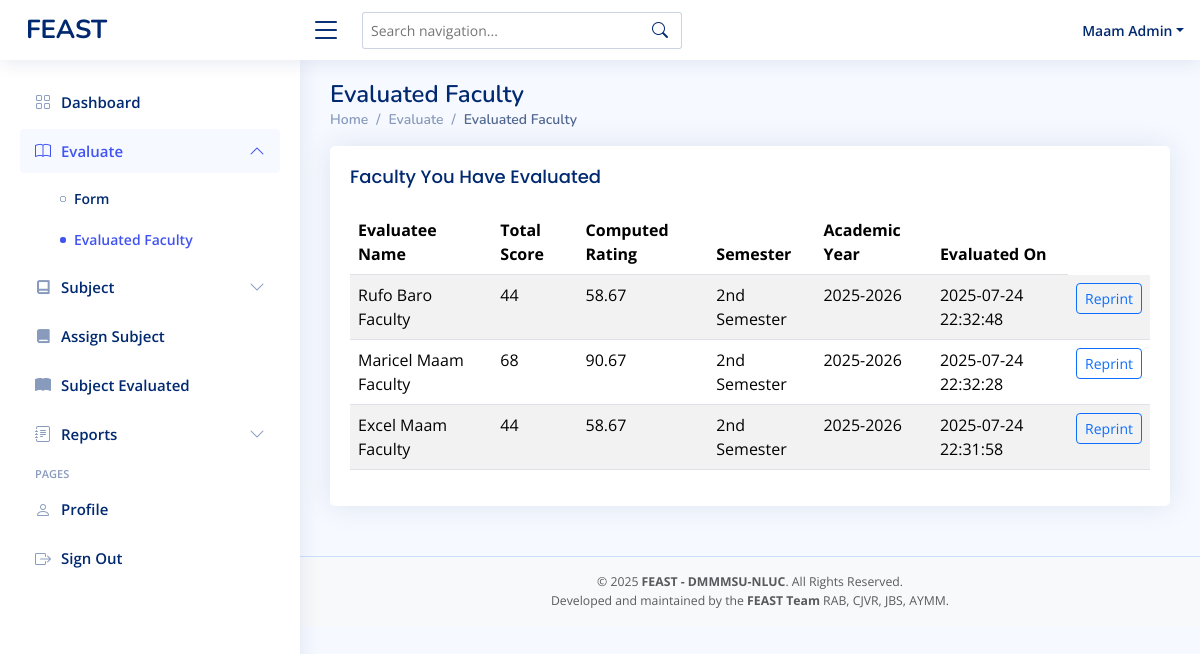
The app's page /admin-evaluatedfaculty.php (signed in), older data.
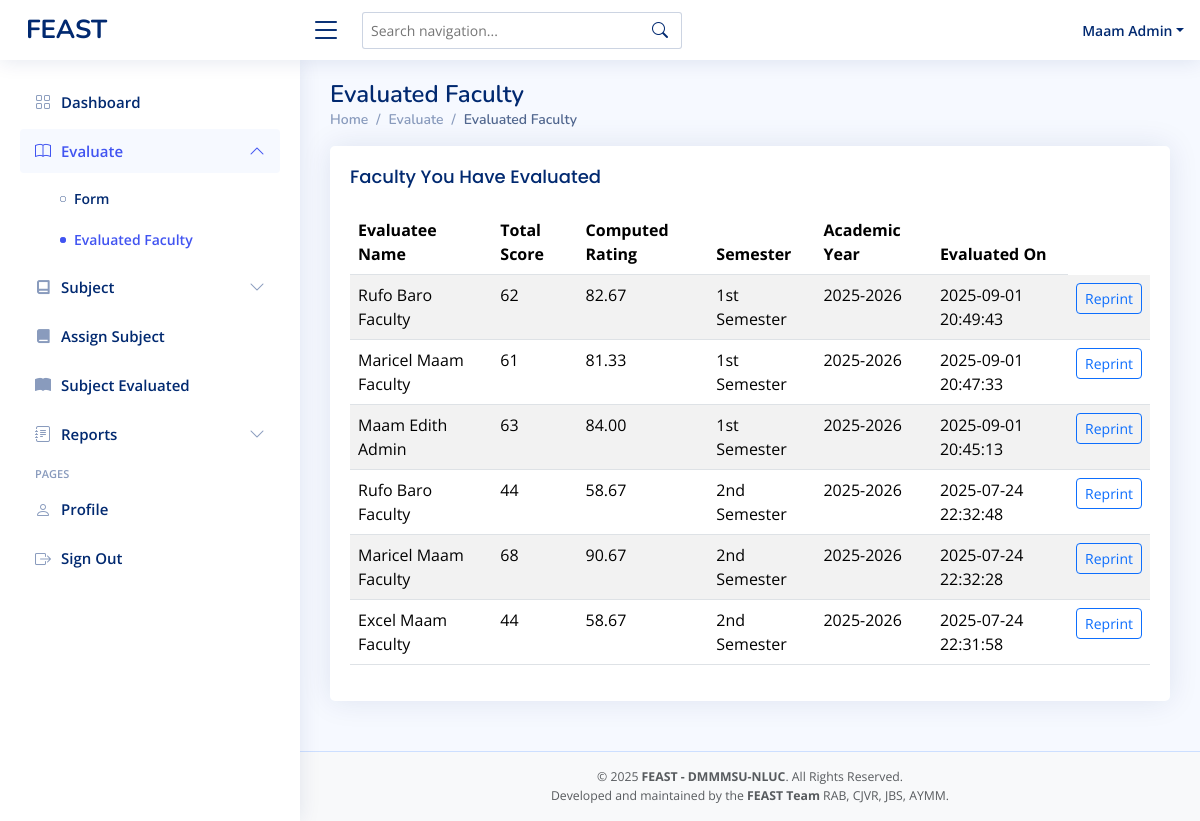
The same page, newer data.
### tables this page shows
CREATE TABLE `admin_evaluation` (
  `id` int(11) NOT NULL,
  `evaluator_id` varchar(50) NOT NULL,
  `evaluatee_id` varchar(50) NOT NULL,
  `evaluator_position` varchar(50) NOT NULL,
  `academic_year` varchar(20) NOT NULL,
  `semester` enum('1st Semester','2nd Semester','Summer') NOT NULL,
  `total_score` int(11) NOT NULL,
  `computed_rating` decimal(5,2) NOT NULL,
  `comments` text DEFAULT NULL,
  `department` varchar(100) DEFAULT NULL,
  `evaluation_date` datetime DEFAULT current_timestamp()
);

CREATE TABLE `faculty` (
  `idnumber` varchar(11) NOT NULL,
  `first_name` varchar(50) NOT NULL,
  `mid_name` varchar(50) NOT NULL,
  `last_name` varchar(50) NOT NULL,
  `password` varchar(50) DEFAULT NULL,
  `department` varchar(50) NOT NULL,
  `faculty_rank` varchar(50) DEFAULT NULL,
  `role` varchar(50) NOT NULL DEFAULT 'faculty',
  `status` varchar(11) NOT NULL DEFAULT 'active'
);

### admin-evaluatedfaculty.php (the view, shortened to what this page needs)
<?php
include 'conn/conn.php';
$evaluator_id = $_SESSION['idnumber'];
$query = "SELECT
            ae.id,
            ae.evaluatee_id,
            f.first_name, f.mid_name, f.last_name,
            ae.total_score,
            ae.computed_rating,
            ae.academic_year,
            ae.semester,
            ae.evaluation_date
          FROM admin_evaluation ae
          JOIN faculty f ON ae.evaluatee_id = f.idnumber
          WHERE ae.evaluator_id = ?
          ORDER BY ae.evaluation_date DESC";
$stmt = $conn->prepare($query);
$stmt->bind_param("s", $evaluator_id);
$stmt->execute();
$result = $stmt->get_result();
?>
<!DOCTYPE html>
<html lang="en">
<head>
  <?php include 'head.php' ?>
</head>
<body>
  <?php include 'admin-header.php' ?>
  <?php include 'admin-sidebar.php' ?>
  <main id="main" class="main">
    <div class="pagetitle">
      <h1>Evaluated Faculty</h1>
      <nav>
        <ol class="breadcrumb">
          <li class="breadcrumb-item"><a href="admin-dashboard.php">Home</a></li>
          <li class="breadcrumb-item">Evaluate</li>
          <li class="breadcrumb-item active">Evaluated Faculty</li>
        </ol>
      </nav>
    </div>
    <section class="section">
      <div class="card">
        <div class="card-body">
          <h5 class="card-title">Faculty You Have Evaluated</h5>
          <div class="table-responsive">
            <table class="table table-striped datatable">
              <thead>
                <tr>
                  <th>Evaluatee Name</th>
                  <th>Total Score</th>
                  <th>Computed Rating</th>
                  <th>Semester</th>
                  <th>Academic Year</th>
                  <th>Evaluated On</th>
                </tr>
              </thead>
              <tbody>
                <?php if ($result->num_rows > 0): ?>
                  <?php while ($row = $result->fetch_assoc()): ?>
                    <tr>
                      <td class="text-capitalize"><?= htmlspecialchars($row['first_name'] . ' ' . $row['mid_name'] . ' ' . $row['last_name']) ?></td>
                      <td><?= htmlspecialchars($row['total_score']) ?></td>
                      <td><?= htmlspecialchars($row['computed_rating']) ?></td>
                      <td><?= htmlspecialchars($row['semester']) ?></td>
                      <td><?= htmlspecialchars($row['academic_year']) ?></td>
                      <td><?= htmlspecialchars($row['evaluation_date']) ?></td>
                      <td>
                        <a href="admin-evaluation-reprint-fpdf.php?evaluatee_id=<?= urlencode($row['evaluatee_id']) ?>&academic_year=<?= urlencode($row['academic_year']) ?>&semester=<?= urlencode($row['semester']) ?>"
                          class="btn btn-sm btn-outline-primary" target="_blank">
                          Reprint
                        </a>
                      </td>
                    </tr>
                  <?php endwhile; ?>
                <?php else: ?>
                  <tr>
                    <td colspan="5" class="text-center">You have not evaluated any faculty peers yet.</td>
                  </tr>
                <?php endif; ?>
              </tbody>
            </table>
          </div>
        </div>
      </div>
    </section>
  </main>
  <?php include 'footer.php' ?>
</body>
</html>

### head.php (shortened to what this page needs)
<link href="vendors/bootstrap/css/bootstrap.min.css" rel="stylesheet">
<link href="vendors/bootstrap-icons/bootstrap-icons.css" rel="stylesheet">
<link href="vendors/boxicons/css/boxicons.min.css" rel="stylesheet">
<link href="vendors/quill/quill.snow.css" rel="stylesheet">
<link href="vendors/quill/quill.bubble.css" rel="stylesheet">
<link href="vendors/remixicon/remixicon.css" rel="stylesheet">
<link href="vendors/simple-datatables/style.css" rel="stylesheet">
<link href="assets/css/style.css" rel="stylesheet">

### admin-header.php (shortened to what this page needs)
<header id="header" class="header fixed-top d-flex align-items-center">
  <div class="d-flex align-items-center justify-content-between">
    <a href="admin-dashboard.php" class="logo d-flex align-items-center">
      <span class="d-none d-lg-block">FEAST</span>
    </a>
    <i class="bi bi-list toggle-sidebar-btn"></i>
  </div>
  <div class="search-bar position-relative">
    <form class="search-form d-flex align-items-center" onsubmit="return false;">
      <input type="text" id="navSearch" placeholder="Search navigation..." autocomplete="off">
      <button type="submit" title="Search"><i class="bi bi-search"></i></button>
    </form>
  </div>
  <nav class="header-nav ms-auto">
    <ul class="d-flex align-items-center">
      <li class="nav-item dropdown pe-3">
        <a class="nav-link nav-profile d-flex align-items-center pe-0" href="#" data-bs-toggle="dropdown">
          <span class="d-none d-md-block dropdown-toggle ps-2 text-capitalize"><?php echo $_SESSION['first_name'] . ' ' . $_SESSION['last_name']; ?></span>
        </a>
      </li>
    </ul>
  </nav>
</header>

### admin-sidebar.php (shortened to what this page needs)
<?php
  $current_page = basename($_SERVER['PHP_SELF']);
?>
<aside id="sidebar" class="sidebar">
  <ul class="sidebar-nav" id="sidebar-nav">
    <li class="nav-item">
      <a class="nav-link <?= $current_page == 'admin-dashboard.php' ? '' : 'collapsed' ?>" href="admin-dashboard.php">
        <i class="bi bi-grid"></i>
        <span>Dashboard</span>
      </a>
    </li>
    <li class="nav-item">
      <?php
        $evaluate_pages = ['admin-evaluate.php','admin-evaluatedfaculty.php'];
        $is_evaluate_active = in_array($current_page, $evaluate_pages);
      ?>
      <a class="nav-link <?= $is_evaluate_active ? '' : 'collapsed' ?>" data-bs-target="#charts-nav" data-bs-toggle="collapse" href="#">
        <i class="bi bi-book"></i><span>Evaluate</span><i class="bi bi-chevron-down ms-auto"></i>
      </a>
      <ul id="charts-nav" class="nav-content collapse <?= $is_evaluate_active ? 'show' : '' ?>" data-bs-parent="#sidebar-nav">
        <li>
          <a href="admin-evaluate.php" class="<?= $current_page == 'admin-evaluate.php' ? 'active' : '' ?>">
            <i class="bi bi-circle"></i><span>Form</span>
          </a>
        </li>
        <li>
          <a href="admin-evaluatedfaculty.php" class="<?= $current_page == 'admin-evaluatedfaculty.php' ? 'active' : '' ?>">
            <i class="bi bi-circle"></i><span>Evaluated Faculty</span>
          </a>
        </li>
      </ul>
    </li>
    <li class="nav-item">
      <?php
        $subject_pages = ['admin-subjectlist.php','admin-subjectadding.php'];
        $is_subject_active = in_array($current_page, $subject_pages);
      ?>
      <a class="nav-link <?= $is_subject_active ? '' : 'collapsed' ?>" data-bs-target="#subject" data-bs-toggle="collapse" href="#">
        <i class="ri-book-line"></i><span>Subject</span><i class="bi bi-chevron-down ms-auto"></i>
      </a>
    </li>
    <li class="nav-item">
      <a class="nav-link <?= $current_page == 'admin-studentsubject.php' ? '' : 'collapsed' ?>" href="admin-studentsubject.php">
        <i class="ri-book-fill"></i>
        <span>Assign Subject</span>
      </a>
    </li>
    <li class="nav-item">
      <a class="nav-link <?= $current_page == 'admin-evaluatedsubject.php' ? '' : 'collapsed' ?>" href="admin-evaluatedsubject.php">
        <i class="bi bi-book-fill"></i>
        <span>Subject Evaluated</span>
      </a>
    </li>
    <li class="nav-item">
      <?php
        $report_pages = [
          'admin-individualreport.php',
          'admin-acknowledgementreport.php',
          'admin-overallreport-set.php',
          'admin-overallreport-sef.php',
          'admin-overallreport.php',
          'admin-pastrecords.php'
        ];
        $is_report_active = in_array($current_page, $report_pages);
      ?>
      <a class="nav-link <?= $is_report_active ? '' : 'collapsed' ?>" data-bs-target="#reports" data-bs-toggle="collapse" href="#">
        <i class="bi bi-journal-text"></i><span>Reports</span><i class="bi bi-chevron-down ms-auto"></i>
      </a>
    </li>
    <li class="nav-heading">Pages</li>
    <li class="nav-item">
      <a class="nav-link <?= $current_page == 'admin-user-profile.php' ? '' : 'collapsed' ?>" href="admin-user-profile.php">
        <i class="bi bi-person"></i>
        <span>Profile</span>
      </a>
    </li>
    <li class="nav-item">
      <a class="nav-link collapsed" href="logout.php">
        <i class="bi bi-box-arrow-right"></i>
        <span>Sign Out</span>
      </a>
    </li>
  </ul>
</aside>

### footer.php
<footer id="footer" class="footer bg-light text-center py-3">
  <div class="container">
    <div class="text-muted small">
      &copy; <?= date('Y') ?> <strong><span>FEAST - DMMMSU-NLUC</span></strong>. All Rights Reserved.
    </div>
    <div class="text-muted small">
      Developed and maintained by the <strong>FEAST Team</strong> RAB, CJVR, JBS, AYMM.
    </div>
  </div>
</footer>

### assets/css/style.css (style rules this page uses)
:root { scroll-behavior: smooth; }
body { font-family: "Open Sans", sans-serif; background: #f6f9ff; color: #444444; }
a { color: #4154f1; text-decoration: none; }
h1, h2, h3, h4, h5, h6 { font-family: "Nunito", sans-serif; }
#main { margin-top: 60px; padding: 20px 30px; transition: all 0.3s; }
.pagetitle { margin-bottom: 10px; }
.pagetitle h1 { font-size: 24px; margin-bottom: 0; font-weight: 600; color: #012970; }
.card { margin-bottom: 30px; border: none; border-radius: 5px; box-shadow: 0px 0 30px rgba(1, 41, 112, 0.1); }
.card-title { padding: 20px 0 15px 0; font-size: 18px; font-weight: 500; color: #012970; font-family: "Poppins", sans-serif; }
.card-body { padding: 0 20px 20px 20px; }
.breadcrumb { font-size: 14px; font-family: "Nunito", sans-serif; color: #899bbd; font-weight: 600; }
.breadcrumb a { color: #899bbd; transition: 0.3s; }
.breadcrumb .breadcrumb-item::before { color: #899bbd; }
.breadcrumb .active { color: #51678f; font-weight: 600; }
.logo { line-height: 1; }
@media (min-width: 1200px) { .logo { width: 280px; } }
.logo span { font-size: 26px; font-weight: 700; color: #012970; font-family: "Nunito", sans-serif; }
.header { transition: all 0.5s; z-index: 997; height: 60px; box-shadow: 0px 2px 20px rgba(1, 41, 112, 0.1); background-color: #fff; padding-left: 20px; }
.header .toggle-sidebar-btn { font-size: 32px; padding-left: 10px; cursor: pointer; color: #012970; }
.header .search-bar { min-width: 360px; padding: 0 20px; }
.header .search-form { width: 100%; }
.header .search-form input { border: 0; font-size: 14px; color: #012970; border: 1px solid rgba(1, 41, 112, 0.2); padding: 7px 38px 7px 8px; border-radius: 3px; transition: 0.3s; width: 100%; }
.header .search-form button { border: 0; padding: 0; margin-left: -30px; background: none; }
.header .search-form button i { color: #012970; }
.header-nav ul { list-style: none; }
.header-nav>ul { margin: 0; padding: 0; }
.header-nav .nav-profile { color: #012970; }
.header-nav .nav-profile span { font-size: 14px; font-weight: 600; }
.sidebar { position: fixed; top: 60px; left: 0; bottom: 0; width: 300px; z-index: 996; transition: all 0.3s; padding: 20px; overflow-y: auto; scrollbar-width: thin; scrollbar-color: #aab7cf transparent; box-shadow: 0px 0px 20px rgba(1, 41, 112, 0.1); background-color: #fff; }
@media (min-width: 1200px) { #main, #footer { margin-left: 300px; } }
.sidebar-nav { padding: 0; margin: 0; list-style: none; }
.sidebar-nav li { padding: 0; margin: 0; list-style: none; }
.sidebar-nav .nav-item { margin-bottom: 5px; }
.sidebar-nav .nav-heading { font-size: 11px; text-transform: uppercase; color: #899bbd; font-weight: 600; margin: 10px 0 5px 15px; }
.sidebar-nav .nav-link { display: flex; align-items: center; font-size: 15px; font-weight: 600; color: #4154f1; transition: 0.3; background: #f6f9ff; padding: 10px 15px; border-radius: 4px; }
.sidebar-nav .nav-link i { font-size: 16px; margin-right: 10px; color: #4154f1; }
.sidebar-nav .nav-link.collapsed { color: #012970; background: #fff; }
.sidebar-nav .nav-link.collapsed i { color: #899bbd; }
.sidebar-nav .nav-link .bi-chevron-down { margin-right: 0; transition: transform 0.2s ease-in-out; }
.sidebar-nav .nav-link:not(.collapsed) .bi-chevron-down { transform: rotate(180deg); }
.sidebar-nav .nav-content { padding: 5px 0 0 0; margin: 0; list-style: none; }
.sidebar-nav .nav-content a { display: flex; align-items: center; font-size: 14px; font-weight: 600; color: #012970; transition: 0.3; padding: 10px 0 10px 40px; transition: 0.3s; }
.sidebar-nav .nav-content a i { font-size: 6px; margin-right: 8px; line-height: 0; border-radius: 50%; }
.sidebar-nav .nav-content a:hover, .sidebar-nav .nav-content a.active { color: #4154f1; }
.sidebar-nav .nav-content a.active i { background-color: #4154f1; }
.footer { padding: 20px 0; font-size: 14px; transition: all 0.3s; border-top: 1px solid #cddfff; }

Row changes from the older to the newer data that the page shows:
added admin_evaluation: evaluatee.last_name "Rufo Baro Faculty", total_score "62", computed_rating "82.67", semester "1st Semester", academic_year "2025-2026", evaluation_date "2025-09-01 20:49:43"
added admin_evaluation: evaluatee.last_name "Maricel Maam Faculty", total_score "61", computed_rating "81.33", semester "1st Semester", academic_year "2025-2026", evaluation_date "2025-09-01 20:47:33"
added admin_evaluation: evaluatee.last_name "Maam Edith Admin", total_score "63", computed_rating "84.00", semester "1st Semester", academic_year "2025-2026", evaluation_date "2025-09-01 20:45:13"
